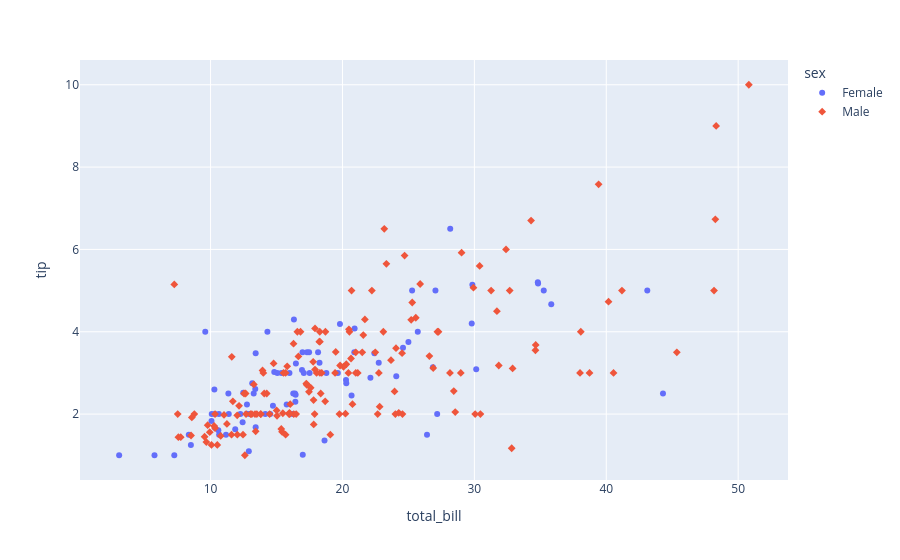

Source (notebook cell):
### Code cell
# maps categorical columns to marker shapes with symbol
fig = px.scatter(df, x='total_bill', y='tip', symbol='sex', color='sex')
fig.show()

### Figure 1 — Plotly figure (JSON) as saved in the notebook; plotly's stock layout.template omitted (floating-point values rounded to 4 significant figures; data arrays with more than 128 entries replaced by an {"elided": "..."} marker saying what was removed)
{"data": [{"hovertemplate": "sex=Female<br>total_bill=%{x}<br>tip=%{y}<extra></extra>", "legendgroup": "Female", "marker": {"color": "#636efa", "symbol": "circle"}, "mode": "markers", "name": "Female", "orientation": "v", "showlegend": true, "type": "scatter", "x": [16.99, 24.59, 35.26, 14.83, 10.33, 16.97, 20.29, 15.77, 19.65, 15.06, 20.69, 16.93, 10.29, 34.81, 26.41, 16.45, 3.07, 17.07, 26.86, 25.28, 14.73, 10.07, 34.83, 5.75, 16.32, 22.75, 11.35, 15.38, 44.3, 22.42, 20.92, 14.31, 7.25, 25.71, 17.31, 10.65, 12.43, 24.08, 13.42, 12.48, 29.8, 14.52, 11.38, 20.27, 11.17, 12.26, 18.26, 8.51, 10.33, 14.15, 13.16, 17.47, 27.05, 16.43, 8.35, 18.64, 11.87, 29.85, 25.0, 13.39, 16.21, 17.51, 10.59, 10.63, 9.6, 20.9, 18.15, 19.81, 43.11, 13.0, 12.74, 13.0, 16.4, 16.47, 12.76, 13.27, 28.17, 12.9, 30.14, 13.42, 15.98, 16.27, 10.09, 22.12, 35.83, 27.18, 18.78], "xaxis": "x", "y": [1.01, 3.61, 5.0, 3.02, 1.67, 3.5, 2.75, 2.23, 3.0, 3.0, 2.45, 3.07, 2.6, 5.2, 1.5, 2.47, 1.0, 3.0, 3.14, 5.0, 2.2, 1.83, 5.17, 1.0, 4.3, 3.25, 2.5, 3.0, 2.5, 3.48, 4.08, 4.0, 1.0, 4.0, 3.5, 1.5, 1.8, 2.92, 1.68, 2.52, 4.2, 2.0, 2.0, 2.83, 1.5, 2.0, 3.25, 1.25, 2.0, 2.0, 2.75, 3.5, 5.0, 2.3, 1.5, 1.36, 1.63, 5.14, 3.75, 2.61, 2.0, 3.0, 1.61, 2.0, 4.0, 3.5, 3.5, 4.19, 5.0, 2.0, 2.01, 2.0, 2.5, 3.23, 2.23, 2.5, 6.5, 1.1, 3.09, 3.48, 3.0, 2.5, 2.0, 2.88, 4.67, 2.0, 3.0], "yaxis": "y"}, {"hovertemplate": "sex=Male<br>total_bill=%{x}<br>tip=%{y}<extra></extra>", "legendgroup": "Male", "marker": {"color": "#EF553B", "symbol": "diamond"}, "mode": "markers", "name": "Male", "orientation": "v", "showlegend": true, "type": "scatter", "x": {"elided": "157 float values"}, "xaxis": "x", "y": {"elided": "157 float values"}, "yaxis": "y"}], "layout": {"legend": {"title": {"text": "sex"}, "tracegroupgap": 0}, "margin": {"t": 60}, "xaxis": {"anchor": "y", "domain": [0, 1], "title": {"text": "total_bill"}}, "yaxis": {"anchor": "x", "domain": [0, 1], "title": {"text": "tip"}}}}
